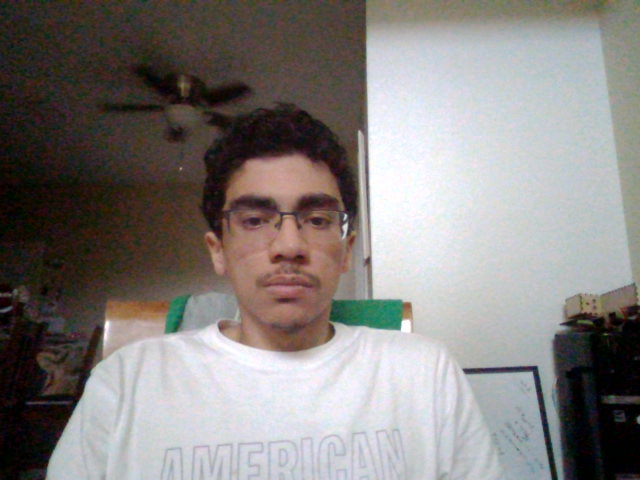
#> input picture OpenCV_Test/ali.png, 640 x 480 px
$ python newScript.py
#> lines starting #> are read from the running program, lines starting #| are printed output that depends on the picture
import cv2
import numpy as np
from PIL import Image

im_cv = cv2.imread('ali.png')
#> im_cv is the input picture: shape (480, 640, 3); mean B, G, R 127.2, 129.5, 133.9

cv2.imwrite('ali.png', im_cv)
pil_img = Image.fromarray(im_cv)
pil_img.save('aly.jpg')

to_show = cv2.imread('aly.jpg')
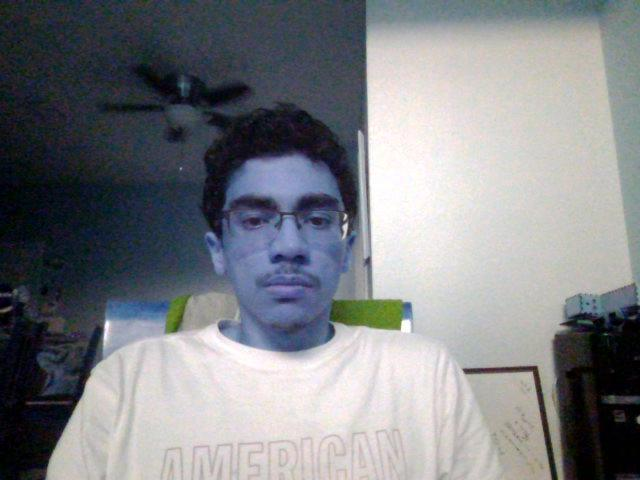
#> to_show: shape (480, 640, 3); mean B, G, R 133.9, 129.6, 127.2
cv2.imshow("Window",to_show)


# If keyboard interrupt occurs, destroy image
	# window
cv2.waitKey(0)
cv2.destroyWindow("Window")

$ run again, with OpenCV_Test/GeeksForGeeks.png copied over OpenCV_Test/ali.png
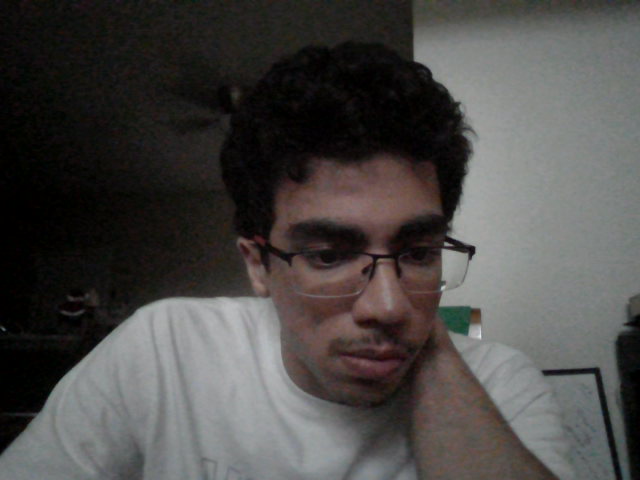
#> input picture OpenCV_Test/GeeksForGeeks.png, 640 x 480 px
#> im_cv is the input picture: shape (480, 640, 3); mean B, G, R 71.4, 73.1, 75.2
#> `to_show = cv2.imread('aly.jpg')`:
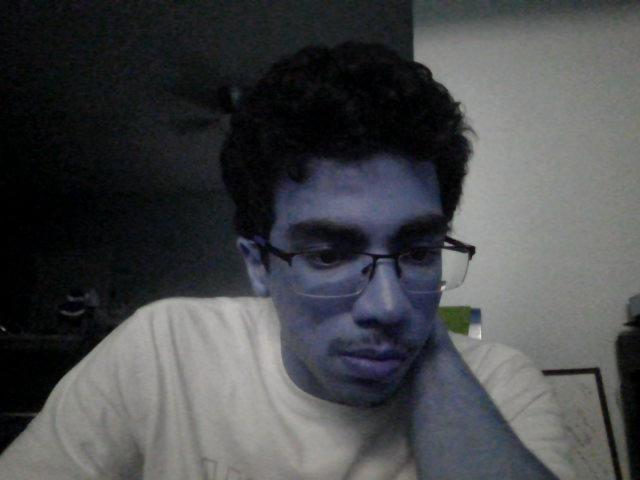
#> to_show: shape (480, 640, 3); mean B, G, R 75.2, 73, 71.5
